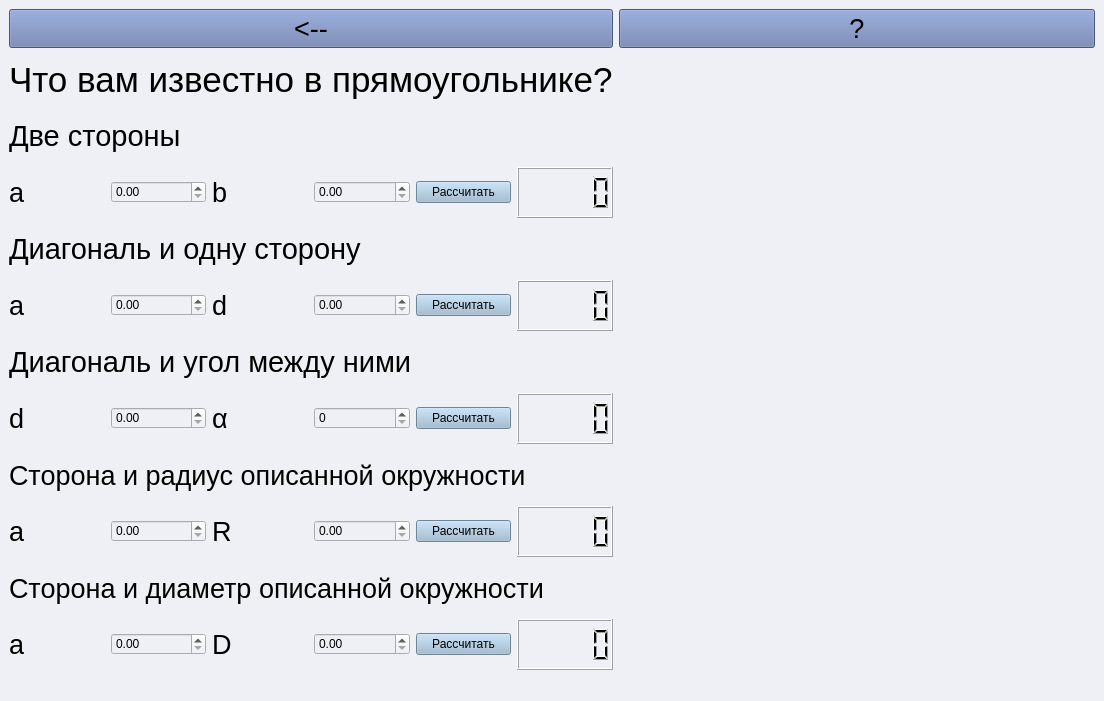
<?xml version="1.0" encoding="UTF-8"?>
<ui version="4.0">
 <class>MainWindow</class>
 <widget class="QMainWindow" name="MainWindow">
  <property name="geometry">
   <rect>
    <x>0</x>
    <y>0</y>
    <width>1104</width>
    <height>701</height>
   </rect>
  </property>
  <property name="windowTitle">
   <string>MainWindow</string>
  </property>
  <property name="styleSheet">
   <string notr="true">background-color: rgb(238, 240, 246)</string>
  </property>
  <widget class="QWidget" name="centralwidget">
   <layout class="QGridLayout" name="gridLayout">
    <item row="1" column="0">
     <layout class="QVBoxLayout" name="verticalLayout">
      <item>
       <widget class="QLabel" name="label_2">
        <property name="font">
         <font>
          <pointsize>26</pointsize>
         </font>
        </property>
        <property name="styleSheet">
         <string notr="true"/>
        </property>
        <property name="text">
         <string>Что вам известно в прямоугольнике?</string>
        </property>
       </widget>
      </item>
      <item>
       <widget class="QLabel" name="label_3">
        <property name="font">
         <font>
          <pointsize>22</pointsize>
         </font>
        </property>
        <property name="styleSheet">
         <string notr="true">);</string>
        </property>
        <property name="text">
         <string>Две стороны</string>
        </property>
       </widget>
      </item>
      <item>
       <layout class="QHBoxLayout" name="horizontalLayout">
        <item>
         <widget class="QLabel" name="label_8">
          <property name="font">
           <font>
            <pointsize>20</pointsize>
           </font>
          </property>
          <property name="styleSheet">
           <string notr="true"/>
          </property>
          <property name="text">
           <string>a</string>
          </property>
         </widget>
        </item>
        <item>
         <widget class="QDoubleSpinBox" name="side_a">
          <property name="styleSheet">
           <string notr="true"/>
          </property>
          <property name="maximum">
           <double>10000000000000000000000.000000000000000</double>
          </property>
         </widget>
        </item>
        <item>
         <widget class="QLabel" name="label_7">
          <property name="font">
           <font>
            <pointsize>20</pointsize>
           </font>
          </property>
          <property name="styleSheet">
           <string notr="true"/>
          </property>
          <property name="text">
           <string>b</string>
          </property>
         </widget>
        </item>
        <item>
         <widget class="QDoubleSpinBox" name="side_b">
          <property name="styleSheet">
           <string notr="true"/>
          </property>
          <property name="maximum">
           <double>100000000000000004764729344.000000000000000</double>
          </property>
         </widget>
        </item>
        <item>
         <widget class="QPushButton" name="side_run">
          <property name="styleSheet">
           <string notr="true">background-color: rgb(156, 185, 209)</string>
          </property>
          <property name="text">
           <string>Рассчитать</string>
          </property>
         </widget>
        </item>
        <item>
         <widget class="QLCDNumber" name="side_ans"/>
        </item>
       </layout>
      </item>
      <item>
       <widget class="QLabel" name="label_6">
        <property name="font">
         <font>
          <pointsize>22</pointsize>
         </font>
        </property>
        <property name="styleSheet">
         <string notr="true"/>
        </property>
        <property name="text">
         <string>Диагональ и одну сторону</string>
        </property>
       </widget>
      </item>
      <item>
       <layout class="QHBoxLayout" name="horizontalLayout_2">
        <item>
         <widget class="QLabel" name="label_10">
          <property name="font">
           <font>
            <pointsize>20</pointsize>
           </font>
          </property>
          <property name="styleSheet">
           <string notr="true"/>
          </property>
          <property name="text">
           <string>a</string>
          </property>
         </widget>
        </item>
        <item>
         <widget class="QDoubleSpinBox" name="side_diagonal_a">
          <property name="styleSheet">
           <string notr="true"/>
          </property>
          <property name="maximum">
           <double>10000000000000000.000000000000000</double>
          </property>
         </widget>
        </item>
        <item>
         <widget class="QLabel" name="label_9">
          <property name="font">
           <font>
            <pointsize>20</pointsize>
           </font>
          </property>
          <property name="styleSheet">
           <string notr="true"/>
          </property>
          <property name="text">
           <string>d</string>
          </property>
         </widget>
        </item>
        <item>
         <widget class="QDoubleSpinBox" name="side_diagonal_d">
          <property name="styleSheet">
           <string notr="true"/>
          </property>
          <property name="maximum">
           <double>1000000000000000000000.000000000000000</double>
          </property>
         </widget>
        </item>
        <item>
         <widget class="QPushButton" name="side_diagonal_run">
          <property name="styleSheet">
           <string notr="true">background-color: rgb(156, 185, 209)</string>
          </property>
          <property name="text">
           <string>Рассчитать</string>
          </property>
         </widget>
        </item>
        <item>
         <widget class="QLCDNumber" name="side_diagonal_ans"/>
        </item>
       </layout>
      </item>
      <item>
       <widget class="QLabel" name="label_4">
        <property name="font">
         <font>
          <pointsize>22</pointsize>
         </font>
        </property>
        <property name="styleSheet">
         <string notr="true"/>
        </property>
        <property name="text">
         <string>Диагональ и угол между ними</string>
        </property>
       </widget>
      </item>
      <item>
       <layout class="QHBoxLayout" name="horizontalLayout_3">
        <item>
         <widget class="QLabel" name="label_12">
          <property name="font">
           <font>
            <pointsize>20</pointsize>
           </font>
          </property>
          <property name="styleSheet">
           <string notr="true"/>
          </property>
          <property name="text">
           <string>d</string>
          </property>
         </widget>
        </item>
        <item>
         <widget class="QDoubleSpinBox" name="diagonal_d">
          <property name="styleSheet">
           <string notr="true"/>
          </property>
          <property name="maximum">
           <double>999999999.990000009536743</double>
          </property>
         </widget>
        </item>
        <item>
         <widget class="QLabel" name="label_11">
          <property name="font">
           <font>
            <pointsize>20</pointsize>
           </font>
          </property>
          <property name="styleSheet">
           <string notr="true"/>
          </property>
          <property name="text">
           <string>α</string>
          </property>
         </widget>
        </item>
        <item>
         <widget class="QSpinBox" name="diagonal_aa">
          <property name="styleSheet">
           <string notr="true"/>
          </property>
          <property name="maximum">
           <number>180</number>
          </property>
         </widget>
        </item>
        <item>
         <widget class="QPushButton" name="diagonal_run">
          <property name="styleSheet">
           <string notr="true">background-color: rgb(156, 185, 209)</string>
          </property>
          <property name="text">
           <string>Рассчитать</string>
          </property>
         </widget>
        </item>
        <item>
         <widget class="QLCDNumber" name="diagonal_ans"/>
        </item>
       </layout>
      </item>
      <item>
       <widget class="QLabel" name="label_5">
        <property name="font">
         <font>
          <pointsize>20</pointsize>
         </font>
        </property>
        <property name="styleSheet">
         <string notr="true"/>
        </property>
        <property name="text">
         <string>Сторона и радиус описанной окружности</string>
        </property>
       </widget>
      </item>
      <item>
       <layout class="QHBoxLayout" name="horizontalLayout_4">
        <item>
         <widget class="QLabel" name="label_15">
          <property name="font">
           <font>
            <pointsize>20</pointsize>
           </font>
          </property>
          <property name="styleSheet">
           <string notr="true"/>
          </property>
          <property name="text">
           <string>a</string>
          </property>
         </widget>
        </item>
        <item>
         <widget class="QDoubleSpinBox" name="radius_and_side_a">
          <property name="styleSheet">
           <string notr="true"/>
          </property>
          <property name="maximum">
           <double>9999999999999.990234375000000</double>
          </property>
         </widget>
        </item>
        <item>
         <widget class="QLabel" name="label_14">
          <property name="font">
           <font>
            <pointsize>20</pointsize>
           </font>
          </property>
          <property name="styleSheet">
           <string notr="true"/>
          </property>
          <property name="text">
           <string>R</string>
          </property>
         </widget>
        </item>
        <item>
         <widget class="QDoubleSpinBox" name="radius_and_side_R">
          <property name="styleSheet">
           <string notr="true"/>
          </property>
          <property name="maximum">
           <double>99999999999.990005493164063</double>
          </property>
         </widget>
        </item>
        <item>
         <widget class="QPushButton" name="radius_and_side_run">
          <property name="styleSheet">
           <string notr="true">background-color: rgb(156, 185, 209)</string>
          </property>
          <property name="text">
           <string>Рассчитать</string>
          </property>
         </widget>
        </item>
        <item>
         <widget class="QLCDNumber" name="radius_and_side_ans"/>
        </item>
       </layout>
      </item>
      <item>
       <widget class="QLabel" name="label">
        <property name="font">
         <font>
          <pointsize>20</pointsize>
         </font>
        </property>
        <property name="styleSheet">
         <string notr="true"/>
        </property>
        <property name="text">
         <string>Сторона и диаметр описанной окружности</string>
        </property>
       </widget>
      </item>
      <item>
       <layout class="QHBoxLayout" name="horizontalLayout_5">
        <item>
         <widget class="QLabel" name="label_17">
          <property name="font">
           <font>
            <pointsize>20</pointsize>
           </font>
          </property>
          <property name="styleSheet">
           <string notr="true"/>
          </property>
          <property name="text">
           <string>a</string>
          </property>
         </widget>
        </item>
        <item>
         <widget class="QDoubleSpinBox" name="diametr_and_side_a">
          <property name="styleSheet">
           <string notr="true"/>
          </property>
          <property name="maximum">
           <double>9999999999.989999771118164</double>
          </property>
         </widget>
        </item>
        <item>
         <widget class="QLabel" name="label_16">
          <property name="font">
           <font>
            <pointsize>20</pointsize>
           </font>
          </property>
          <property name="styleSheet">
           <string notr="true"/>
          </property>
          <property name="text">
           <string>D</string>
          </property>
         </widget>
        </item>
        <item>
         <widget class="QDoubleSpinBox" name="diametr_and_side_D">
          <property name="styleSheet">
           <string>0</string>
          </property>
          <property name="maximum">
           <double>999999999999.989990234375000</double>
          </property>
         </widget>
        </item>
        <item>
         <widget class="QPushButton" name="diametr_and_side_run">
          <property name="styleSheet">
           <string notr="true">background-color: rgb(156, 185, 209)</string>
          </property>
          <property name="text">
           <string>Рассчитать</string>
          </property>
         </widget>
        </item>
        <item>
         <widget class="QLCDNumber" name="diametr_and_side_"/>
        </item>
       </layout>
      </item>
     </layout>
    </item>
    <item row="1" column="1">
     <layout class="QVBoxLayout" name="verticalLayout_2">
      <item>
       <widget class="QLabel" name="rectangle_1">
        <property name="text">
         <string/>
        </property>
       </widget>
      </item>
      <item>
       <widget class="QLabel" name="rectangle_2">
        <property name="text">
         <string/>
        </property>
       </widget>
      </item>
     </layout>
    </item>
    <item row="0" column="0">
     <widget class="QPushButton" name="back">
      <property name="font">
       <font>
        <pointsize>20</pointsize>
       </font>
      </property>
      <property name="styleSheet">
       <string notr="true">background-color: rgb(103, 122, 172);</string>
      </property>
      <property name="text">
       <string>&lt;--</string>
      </property>
     </widget>
    </item>
    <item row="0" column="1">
     <widget class="QPushButton" name="question">
      <property name="font">
       <font>
        <pointsize>20</pointsize>
       </font>
      </property>
      <property name="styleSheet">
       <string notr="true">background-color: rgb(103, 122, 172);</string>
      </property>
      <property name="text">
       <string>?</string>
      </property>
     </widget>
    </item>
   </layout>
  </widget>
  <widget class="QMenuBar" name="menubar">
   <property name="geometry">
    <rect>
     <x>0</x>
     <y>0</y>
     <width>1104</width>
     <height>26</height>
    </rect>
   </property>
  </widget>
  <widget class="QStatusBar" name="statusbar"/>
 </widget>
 <resources/>
 <connections/>
</ui>
